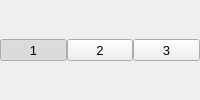
                    <widget class="QFrame" name="toolButtonBadPixelsInterpolation">
                     <layout class="QHBoxLayout" name="horizontalLayout_8">
                      <property name="spacing">
                       <number>0</number>
                      </property>
                      <property name="leftMargin">
                       <number>0</number>
                      </property>
                      <property name="topMargin">
                       <number>0</number>
                      </property>
                      <property name="rightMargin">
                       <number>0</number>
                      </property>
                      <property name="bottomMargin">
                       <number>0</number>
                      </property>
                      <item>
                       <widget class="ColorToolButton" name="toolButtonBadPixelsMethod1">
                        <property name="sizePolicy">
                         <sizepolicy hsizetype="Preferred" vsizetype="Fixed">
                          <horstretch>0</horstretch>
                          <verstretch>0</verstretch>
                         </sizepolicy>
                        </property>
                        <property name="font">
                         <font>
                          <pointsize>10</pointsize>
                         </font>
                        </property>
                        <property name="text">
                         <string>1</string>
                        </property>
                        <property name="checkable">
                         <bool>true</bool>
                        </property>
                        <property name="checked">
                         <bool>true</bool>
                        </property>
                        <property name="autoExclusive">
                         <bool>true</bool>
                        </property>
                       </widget>
                      </item>
                      <item>
                       <widget class="ColorToolButton" name="toolButtonBadPixelsMethod2">
                        <property name="sizePolicy">
                         <sizepolicy hsizetype="Preferred" vsizetype="Fixed">
                          <horstretch>0</horstretch>
                          <verstretch>0</verstretch>
                         </sizepolicy>
                        </property>
                        <property name="font">
                         <font>
                          <pointsize>10</pointsize>
                         </font>
                        </property>
                        <property name="text">
                         <string>2</string>
                        </property>
                        <property name="checkable">
                         <bool>true</bool>
                        </property>
                        <property name="autoExclusive">
                         <bool>true</bool>
                        </property>
                       </widget>
                      </item>
                      <item>
                       <widget class="ColorToolButton" name="toolButtonBadPixelsMethod3">
                        <property name="sizePolicy">
                         <sizepolicy hsizetype="Preferred" vsizetype="Fixed">
                          <horstretch>0</horstretch>
                          <verstretch>0</verstretch>
                         </sizepolicy>
                        </property>
                        <property name="font">
                         <font>
                          <pointsize>10</pointsize>
                         </font>
                        </property>
                        <property name="text">
                         <string>3</string>
                        </property>
                        <property name="checkable">
                         <bool>true</bool>
                        </property>
                        <property name="autoExclusive">
                         <bool>true</bool>
                        </property>
                       </widget>
                      </item>
                     </layout>
                    </widget>
